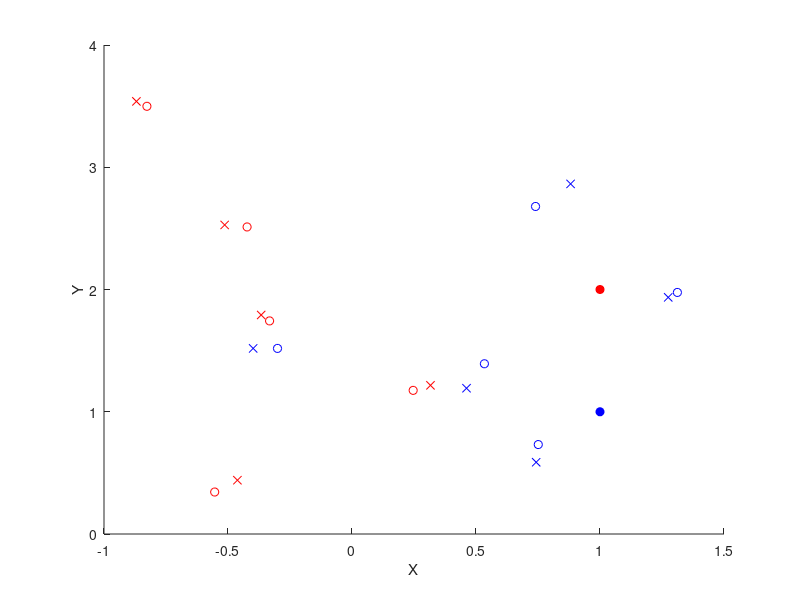

This figure's MATLAB source: (Note: this script raises an error after producing the figure.)
%% Generate multiple tracks, 2D xy Nr 2
rng(14)
%T = 1;
A = [1 0;
     0 1];

mu_s = [0 0];

Q_s = 1.*[1 0;
          0 1];

H = [1 0;
     0 1];

mu_m = [0 0];

Q_m = 0.01.*[1 0;
            0 1];

x1_init = [1 1]';
x2_init = [1 2]';
% Generate State & Measurement Sequence for two targets

N = 5; 

x1_state = ones(2,N);
x2_state = ones(2,N);
x1_m = ones(2,N);
x2_m = ones(2,N);

for j = 1:N
    if j == 1
        x1_state(:,j) = A*x1_init + mvnrnd(mu_s,Q_s)';    
        x2_state(:,j) = A*x2_init + mvnrnd(mu_s,Q_s)';
        
        x1_m(:,j) = H*x1_state(:,j) + mvnrnd(mu_m,Q_m)';
        x2_m(:,j) = H*x2_state(:,j) + mvnrnd(mu_m,Q_m)';
    else
    
        x1_state(:,j) = A*x1_state(:,j-1) + mvnrnd(mu_s,Q_s)';
        x2_state(:,j) = A*x2_state(:,j-1) + mvnrnd(mu_s,Q_s)';

        x1_m(:,j) = H*x1_state(:,j) + mvnrnd(mu_m,Q_m)';
        x2_m(:,j) = H*x2_state(:,j) + mvnrnd(mu_m,Q_m)';
    end
    
end
%
% Plot the trajectories 


h1 = figure;
hold on
    plot(x1_state(1,:),x1_state(2,:),'ob')
    plot(x1_init(1),x1_init(2),'ob','MarkerFaceColor','blue')
    plot(x1_m(1,:),x1_m(2,:),'xb')
  

    plot(x2_state(1,:),x2_state(2,:),'or')
    plot(x2_init(1),x2_init(2),'or','MarkerFaceColor','red')
    plot(x2_m(1,:),x2_m(2,:),'xr')
    
    xlabel('X')
    ylabel('Y')
    
    X1 = [x1_init x1_state];
    X2 = [x2_init x2_state];
    for k = 1:length(X1)-1
        a = 1+k;
        [xf, yf]=ds2nfu(X1(1,k:a),X1(2,k:a));
        annotation('arrow', xf,yf)
        [xf, yf]=ds2nfu(X2(1,k:a),X2(2,k:a));
        annotation('arrow', xf,yf)
    end
    
    



